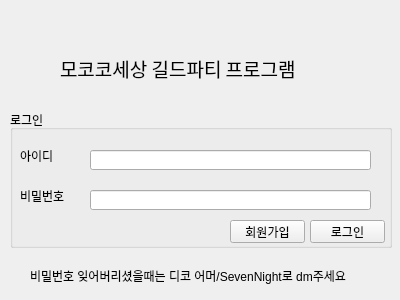
<?xml version="1.0" encoding="UTF-8"?>
<ui version="4.0">
 <class>Form</class>
 <widget class="QWidget" name="Form">
  <property name="geometry">
   <rect>
    <x>0</x>
    <y>0</y>
    <width>400</width>
    <height>300</height>
   </rect>
  </property>
  <property name="windowTitle">
   <string>Form</string>
  </property>
  <widget class="QGroupBox" name="groupBox">
   <property name="geometry">
    <rect>
     <x>10</x>
     <y>110</y>
     <width>382</width>
     <height>138</height>
    </rect>
   </property>
   <property name="title">
    <string>로그인</string>
   </property>
   <widget class="QLabel" name="label_id">
    <property name="geometry">
     <rect>
      <x>10</x>
      <y>40</y>
      <width>56</width>
      <height>12</height>
     </rect>
    </property>
    <property name="text">
     <string>아이디</string>
    </property>
   </widget>
   <widget class="QLabel" name="label_pw">
    <property name="geometry">
     <rect>
      <x>10</x>
      <y>80</y>
      <width>56</width>
      <height>12</height>
     </rect>
    </property>
    <property name="text">
     <string>비밀번호</string>
    </property>
   </widget>
   <widget class="QPushButton" name="loginbutten">
    <property name="geometry">
     <rect>
      <x>300</x>
      <y>110</y>
      <width>75</width>
      <height>23</height>
     </rect>
    </property>
    <property name="text">
     <string>로그인</string>
    </property>
   </widget>
   <widget class="QPushButton" name="signinbutten">
    <property name="geometry">
     <rect>
      <x>220</x>
      <y>110</y>
      <width>75</width>
      <height>23</height>
     </rect>
    </property>
    <property name="text">
     <string>회원가입</string>
    </property>
   </widget>
   <widget class="QLineEdit" name="login_userid">
    <property name="geometry">
     <rect>
      <x>80</x>
      <y>40</y>
      <width>281</width>
      <height>20</height>
     </rect>
    </property>
   </widget>
   <widget class="QLineEdit" name="login_userpw">
    <property name="geometry">
     <rect>
      <x>80</x>
      <y>80</y>
      <width>281</width>
      <height>20</height>
     </rect>
    </property>
   </widget>
  </widget>
  <widget class="QWidget" name="title_box" native="true">
   <property name="geometry">
    <rect>
     <x>60</x>
     <y>50</y>
     <width>285</width>
     <height>37</height>
    </rect>
   </property>
   <layout class="QVBoxLayout" name="verticalLayout">
    <item>
     <widget class="QLabel" name="title">
      <property name="font">
       <font>
        <family>휴먼둥근헤드라인</family>
        <pointsize>14</pointsize>
        <weight>50</weight>
        <bold>false</bold>
       </font>
      </property>
      <property name="text">
       <string>모코코세상 길드파티 프로그램</string>
      </property>
     </widget>
    </item>
   </layout>
  </widget>
  <widget class="QLabel" name="label">
   <property name="geometry">
    <rect>
     <x>30</x>
     <y>260</y>
     <width>351</width>
     <height>31</height>
    </rect>
   </property>
   <property name="text">
    <string>비밀번호 잊어버리셨을때는 디코 어머/SevenNight로 dm주세요</string>
   </property>
  </widget>
 </widget>
 <resources/>
 <connections>
  <connection>
   <sender>signinbutten</sender>
   <signal>clicked()</signal>
   <receiver>Form</receiver>
   <slot>signin_step()</slot>
   <hints>
    <hint type="sourcelabel">
     <x>267</x>
     <y>234</y>
    </hint>
    <hint type="destinationlabel">
     <x>268</x>
     <y>279</y>
    </hint>
   </hints>
  </connection>
  <connection>
   <sender>loginbutten</sender>
   <signal>clicked()</signal>
   <receiver>Form</receiver>
   <slot>login_step()</slot>
   <hints>
    <hint type="sourcelabel">
     <x>351</x>
     <y>236</y>
    </hint>
    <hint type="destinationlabel">
     <x>356</x>
     <y>285</y>
    </hint>
   </hints>
  </connection>
 </connections>
 <slots>
  <slot>login_step()</slot>
  <slot>signin_step()</slot>
 </slots>
</ui>
